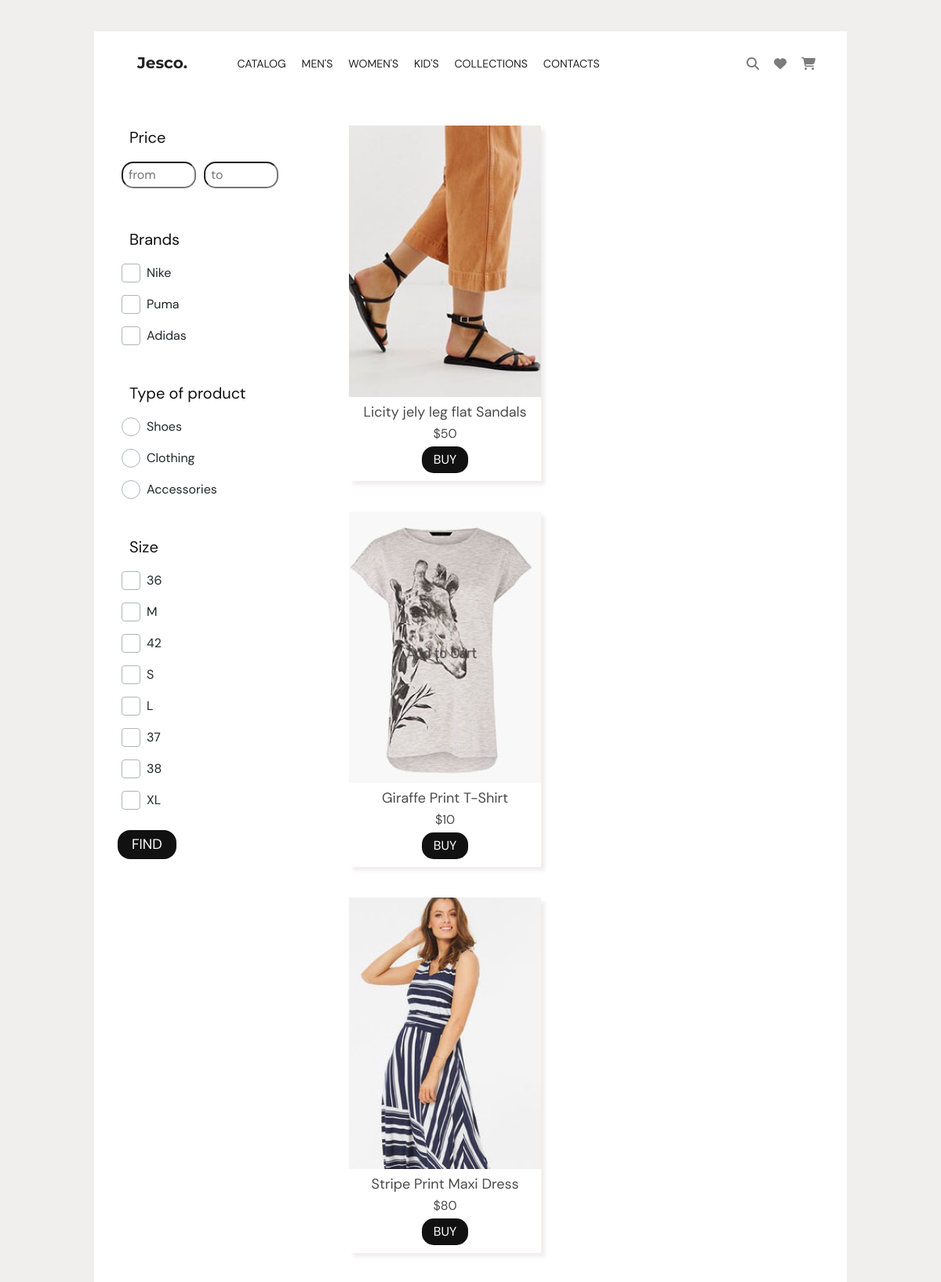
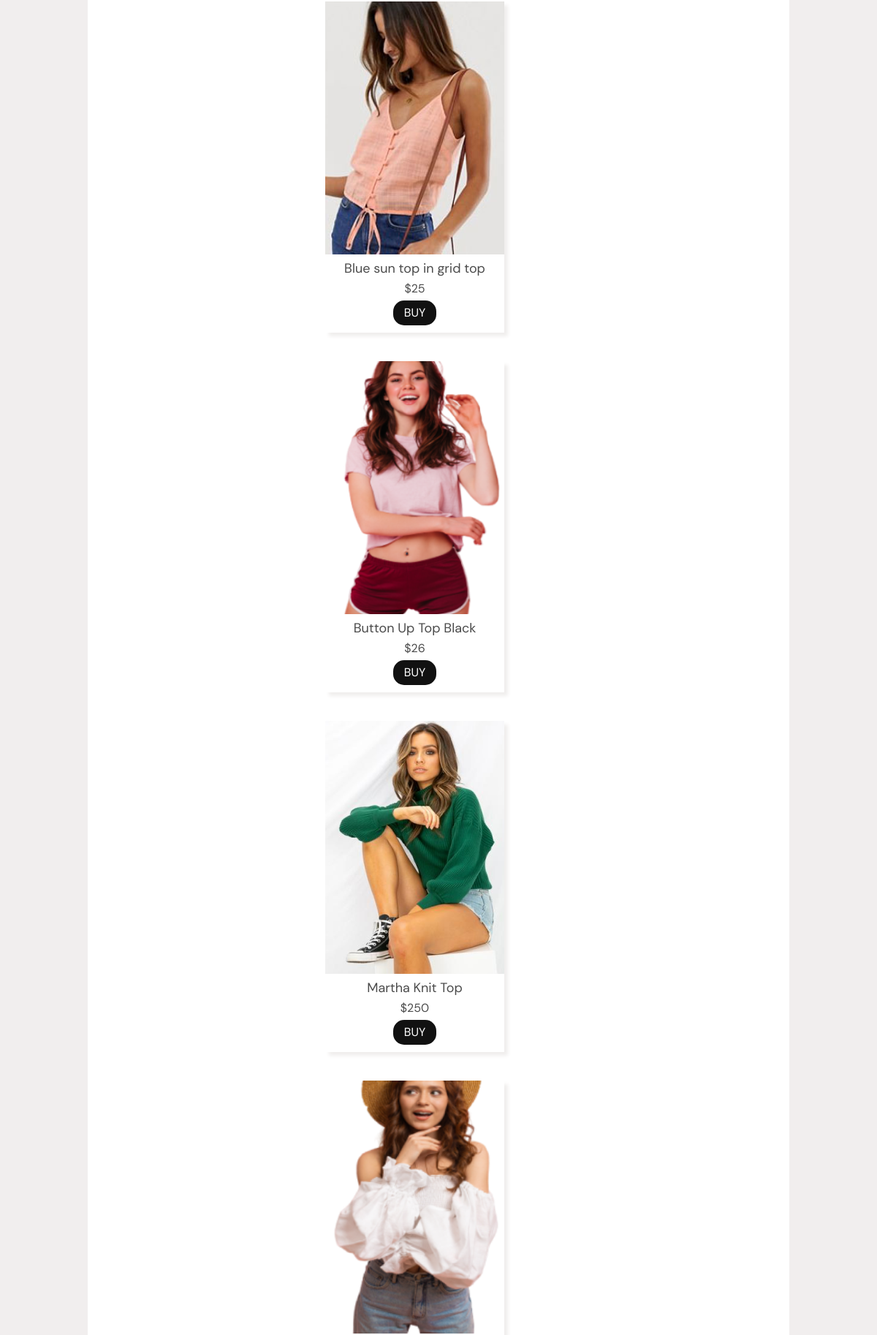
The app's page /catalog/womens (upper part) with its own data (2 pictures, top to bottom).
### web/models.py (models this page shows, shortened)
class Brands(models.Model):
    id = models.AutoField('id', primary_key=True )
    name = models.CharField('name', max_length=50)
    class Meta:
        verbose_name = 'Бренд'
        verbose_name_plural = 'Бренды'

class Type(models.Model):
    id = models.AutoField('id', primary_key=True)
    name = models.CharField('name', max_length=55)
    class Meta:
        verbose_name = 'Тип товара'
        verbose_name_plural = 'Типы товаров'

class Size(models.Model):
    id = models.AutoField('id', primary_key=True)
    name = models.CharField('name', max_length=55)
    type_product = models.ForeignKey('Type', on_delete=models.SET_NULL, null=True)
    class Meta:
        verbose_name = 'Размер'
        verbose_name_plural = 'Размеры'

class Products(models.Model):
    id = models.AutoField('id', primary_key=True)
    title = models.CharField('title', max_length=200, default="")
    id_categories = models.ForeignKey('Categories', on_delete=models.SET_NULL, null=True)
    id_brand = models.ForeignKey('Brands', on_delete=models.SET_NULL, null=True)
    id_type = models.ForeignKey('Type', on_delete=models.SET_NULL, null=True)
    img = models.ImageField(default="")
    price = models.IntegerField('price')
    size = models.ForeignKey('Size', on_delete=models.SET_NULL, null=True)
    is_best_seller = models.BooleanField(default=False)
    is_new_arrivals = models.BooleanField(default=False)
    class Meta:
        verbose_name = 'Товар'
        verbose_name_plural = 'Товары'

### web/views.py (the view)
# urls.py: path('catalog/womens', views.ViewWomensProducts.as_view(), name='catalog_womens'),
class ViewWomensProducts(GetByAnyFilter, ListView):
    model = Products
    queryset = Products.objects.filter(id_categories=3)

### web/views.py (called while the page is built)
    def get_by_brands(self):
        return Brands.objects.all()

    def get_by_size(self):
        return Size.objects.all()

    def get_by_type(self):
        return Type.objects.all()

### templates/web/products_list.html (shortened to what this page needs)
{% load static %}
<!DOCTYPE html>
<html lang="en">
<head>
    <link rel="stylesheet" href="{% static 'css/reset.css'%}"/>
    <link rel="stylesheet" href="{% static 'css/style.css'%}"/>
    <link href="{% static 'fontawesome_free/css/all.min.css' %}" rel="stylesheet" type="text/css">
    <link href="{% static 'fontawesomefree/css/fontawesome.css' %}" rel="stylesheet" type="text/css">
    <link href="{% static 'fontawesomefree/css/brands.css' %}" rel="stylesheet" type="text/css">
    <link href="{% static 'fontawesomefree/css/solid.css' %}" rel="stylesheet" type="text/css">
    <link href="{% static 'fontawesomefree/css/regular.css' %}" rel="stylesheet" type="text/css">
    <link href="https://cdn.jsdelivr.net/npm/bootstrap@5.0.2/dist/css/bootstrap.min.css" rel="stylesheet"
>
</head>
<body>
<div class="wrapper">
    {% include 'web/header.html' %}
    <main class="page">
        <section class="page-main__catalog _container ">
            <form action="{% url 'filter' %}" method="get" class="filter__main">
                <div class="filter__block">
                    <div class="price__block">
                        <p class="price-block__title _filter__title">
                            Price
                        </p>
                        <div class="price__input">
                            <input type="text" placeholder="from" class="price__input-main">
                            <input type="text" placeholder="to" class="price__input-main">
                        </div>
                    </div>
                    <div class="brands__block">
                        <p class="brands__block_title _filter__title">
                            Brands
                        </p>
                        <div class="brands__checkbox">
                            {% for brand in view.get_by_brands %}
                            <div class="item__checkbox">
                                <label for="{{ brand.name }}">{{ brand.name }}</label>
                            </div>
                            {% endfor %}
                        </div>
                    </div>
                    <div class="type-product__block">
                        <p class="type-product__title _filter__title">
                            Type of product
                        </p>
                        <div class="type-product_radiobutton">
                            {% for type in view.get_by_type %}
                            <div class="type__item">
                                <label for="{{ type.name }}">{{ type.name }}</label>
                            </div>
                            {% endfor %}
                        </div>
                    </div>
                    <div class="size__block">
                        <p class="size__title _filter__title">
                            Size
                        </p>
                        <div class="size__checkbox">
                            {% for size in view.get_by_size %}
                            <div class="item__checkbox">
                                <label for="{{ size.name }}">{{ size.name }}</label>
                            </div>
                            {% endfor %}
                        </div>
                    </div>
                </div>
                <button type="submit" class="find__filter">
                    FIND
                </button>
            </form>
            <div class="main-catalog__lists __container">
                {% for item in products_list %}
                <a href="{% url 'view_detail_product' item.id %}">
                    <div class="main-catalog__list">
                        <img src="{{ item.img.url }}" alt="" class="product__img">
                        <div class="product__title">
                            {{ item.title }}
                        </div>
                        <div class="product__price">
                            ${{ item.price }}
                        </div>
                        <div class="product__buy">
                            <button class="buy_now">
                                BUY
                            </button>
                        </div>
                    </div>
                </a>
                {% endfor %}
            </div>
        </section>
    </main>
</div>
</body>
</html>

### static/css/style.css (style rules this page uses)
a { text-decoration: none !important; color: black; }
body { width: 100%; background: #F1EEEE; }
img { object-fit: cover; }
.wrapper { background: #F1EEEE; padding-top: 50px; min-width: 100%; }
._container { width: 80%; margin: 0 auto; background: #ffff; }
.__container { padding: 0 190px; }
.type-product__block { margin-bottom: 40px; }
body { background: #dfedee; transition: all 0.5s ease; }
.page-main__catalog { display: flex; flex-direction: row; padding-top: 40px; }
.main-catalog__lists { display: flex; flex-direction: row; flex-wrap: wrap; justify-content: left; }
.main-catalog__list { margin-right: 35px; text-align: center; padding-bottom: 10px; box-shadow: 5px 5px 5px #F0EEED; margin-bottom: 39px; }
.product__img { width: 245px; height: 346px; }
.product__title { font-family: DM_Sans_Regular; font-size: 18px; line-height: 18px; color: #4B4B4B; padding: 10px 0; }
.product__price { font-family: DM_Sans_Regular; font-size: 16px; line-height: 18px; color: #4B4B4B; }
.buy_now { margin-top: 7px; background: #111111; color: #FFFFFF; border: none; padding: 5px 15px; border-radius: 15px; font-family: DM_Sans_Regular; }
.filter__block { padding: 0 0 0 35px; }
._filter__title { color: #111111; font-family: DM_Sans_Regular; font-size: 20px; padding-left: 10px; text-align: left; }
.price__input { display: flex; flex-direction: row; margin-bottom: 50px; }
.price__input-main { border-radius: 15px; margin-right: 10px; padding: 3px 7px; }
.price__input-main:last-of-type { margin-right: 0; }
.price__input-main { width: 95px; color: #1F1F1F; font-family: DM_Sans_Regular; }
.item__checkbox { margin-bottom: 10px; }
label { font-family: DM_Sans_Regular; font-size: 16px; }
.custom-checkbox + label { display: inline-flex; align-items: center; user-select: none; }
.custom-checkbox + label::before { content: ''; display: inline-block; width: 1.5em; height: 1.5em; flex-shrink: 0; flex-grow: 0; border: 1px solid #adb5bd; border-radius: 0.25em; margin-right: 0.5em; background-repeat: no-repeat; background-position: center center; background-size: 50% 50%; }
.brands__block { margin-bottom: 40px; }
.type__item { margin-bottom: 10px; }
.custom-radio + label { display: inline-flex; align-items: center; user-select: none; }
.custom-radio + label::before { content: ''; display: inline-block; width: 1.5em; height: 1.5em; flex-shrink: 0; flex-grow: 0; border: 1px solid #adb5bd; border-radius: 50%; margin-right: 0.5em; background-repeat: no-repeat; background-position: center center; background-size: 50% 50%; }
.find__filter { margin: 10px 0 10px 30px; background: #111111; color: #FFFFFF; border: none; font-size: 18px; padding: 5px 18px; border-radius: 16px; font-family: DM_Sans_Regular; }
@media (max-width: 1224px ) { .__container { padding: 0 90px; } }
@media (max-width: 1224px ) { .wrapper { padding-top: 40px; } }

### records on screen
Brands: name "Nike"
Brands: name "Puma"
Brands: name "Adidas"
Type: name "Shoes"
Type: name "Clothing"
Type: name "Accessories"
Size: name "36"
Size: name "M"
Size: name "42"
Size: name "S"
Size: name "L"
Size: name "37"
Size: name "38"
Size: name "XL"
Products: img (picture), title "Licity jely leg flat Sandals", price "50"
Products: img (picture), title "Giraffe Print T-Shirt", price "10"
Products: img (picture), title "Stripe Print Maxi Dress", price "80"
Products: img (picture), title "Blue sun top in grid top", price "25"
Products: img (picture), title "Button Up Top Black", price "26"
Products: img (picture), title "Martha Knit Top", price "250"
Products: img (picture)
